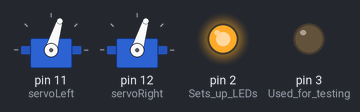
Bench run of a sketch on a simulated Arduino Uno, built with avr-gcc and run on an emulated ATmega328P. Shown: 2 × servo, output pins drawn as LEDs (lit = HIGH). What the sketch prints to the serial monitor is not drawn.

Above: at 0.05 s.
At 0.45 s:
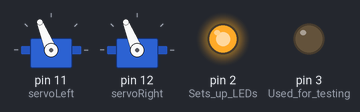
At 0.9 s:
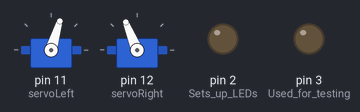
Timing chart, 0 to 3.0 s (numbered marks = the images above):
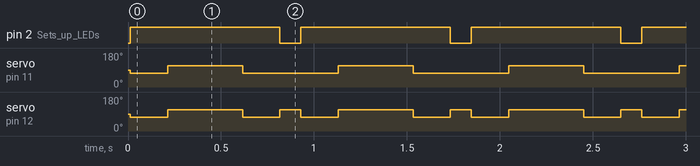

The sketch:

Line_Following.ino
```cpp
/*
 Robotics with the BOE Shield - ForwardLeftRightBackward
 Move forward, left, right, then backward for testing and tuning.
 Make sure the servo pins in the code match your own.

 WIDTH BETWEEN SENSORS : 3/4th of an inch.

 Notation of sensors -
  B = Black       W = White
  Letter position corresponds to position of sensor (left, middle, right)
All 3 detecting white =     W     W      W
                          Left  Middle  Right

*/

#include <Servo.h>                           // Include servo library

Servo servoLeft;                             // Declare left and right servos
Servo servoRight;

int count = 0;        //Used in checking number of hashes (Black T’s) crossed
int thrsh = 200;      //threshold value, anything above is considered black
int stdDelay = 10;      //Standard delay value

void setup()                                 // Built-in initialization block
{
  servoLeft.attach(11);                      // Attach left signal to P11
  servoRight.attach(12);                     // Attach right signal to P12
  int QTIPinL {49};     // Used for changing QTI pins
  int QTIPinM {51};
  int QTIPinR {53};

  pinMode(2, OUTPUT);   //Sets up LEDs
  pinMode(3, OUTPUT);   //Used for testing, you don’t really need it.

  Serial.begin(9600);     //Used for monitoring QTI sensor values
}

//FUNCTIONS

long rcTime(int pin) {      //Takes value of QTI sensor
  pinMode(pin, OUTPUT);
  digitalWrite(pin, HIGH);
  delayMicroseconds(230);
  pinMode(pin, INPUT);
  digitalWrite(pin, LOW);
  long time  = micros();
  while (digitalRead(pin));
  time = micros() - time;
  return time;
}

void turnLeft(int t) {        //Turns left for given t of milliseconds
  servoLeft.writeMicroseconds(1300);
  servoRight.writeMicroseconds(1300);
  delay(t);
}

void turnRight(int t) {         //Turns right for given t of milliseconds
  servoLeft.writeMicroseconds(1700);
  servoRight.writeMicroseconds(1700);
  delay(t);
}

void moveForward(int t) {     //Moves Forward for given t of milliseconds
  servoLeft.writeMicroseconds(1700);
  servoRight.writeMicroseconds(1300);
  delay(t);
}

void reverse(int t) {       //Reverses if checkForBlack returns false
  if (checkForBlack() == false) {
    digitalWrite(2, LOW);   //Turns off swivel LED, indicating bot is no longer swiveling
    servoLeft.writeMicroseconds(1300);
    servoRight.writeMicroseconds(1700);
    delay(t);
  }
}

  //Causes robot to do a little swivel, checking for black line
  //Used in case robot loses track of line (QTI sensors only detect white)
boolean checkForBlack() {
  digitalWrite(2,HIGH);      //Turns on swivel LED, indicating robot is looking for line.
  for (int i = 0; i < 2; i++) {   //Causes bot to swivel left
     turnLeft(100);     //Checks for black line each 100 milliseconds.
     if (rcTime(49) > thrsh || rcTime(51) > thrsh || rcTime(53) > thrsh) {
      return true;      //Loop can be adjusted to better look for line.
     }
  }
   for (int i = 0; i <4; i++) {   //Causes bot to swivel right
     turnRight(100);      //Checks for black line each 100 milliseconds.
     if (rcTime(49) > thrsh || rcTime(51) > thrsh || rcTime(53) > thrsh) {
      return true;
     }
  }
  turnLeft(200);      //Straightens out bot.
  return false;
}

void hashPoint() {      //Stops bot, checks to see position
  servoLeft.writeMicroseconds(1500);
  servoRight.writeMicroseconds(1500);
  digitalWrite(3, HIGH);    //Indicates a hash has been accounted for
  delay(1000);
  digitalWrite(3, LOW);
  count++;        //counts how many times a hash has passed
  if (count == 5) {     //Stops bot if 5 hashes has been passed
    servoLeft.detach();     //Useful for IDC to make sure
    servoRight.detach();    //seeker team doesn’t collide into other bots
  }
  else {          //if less than 5 hashes has been passed, bot keeps going.
    servoLeft.writeMicroseconds(1700);
    servoRight.writeMicroseconds(1300);
    delay(200);
  }
}


void loop()                                    // Main loop auto-repeats
{
  int l = rcTime(49);     //Takes QTI values and assigns to corresponding letter
  int m = rcTime(51);     //for every loop
  int r = rcTime(53);
  Serial.print(l);                  //prints QTI sensor values in neat format
  Serial.print(", ");
  Serial.print(m);
  Serial.print(", ");
  Serial.println(r);
  delay(stdDelay);    //standard delay used to read what’s being printed to monitor
  if(l < thrsh && m < thrsh && r < thrsh) { //checks to see if WWW
    reverse(100);
  }
  if(l < thrsh && m < thrsh && r > thrsh){  //checks to see if WWB
      turnRight(stdDelay);
  }
  if (l < thrsh && m > thrsh && r < thrsh){ //Checks to see if WBW
    moveForward(stdDelay);
  }
  if (l < thrsh && m > thrsh && r > thrsh){ //checks to see if WBB
    turnRight(stdDelay);
  }
  if (l > thrsh && m < thrsh && r < thrsh){ //checks to see if BWW
      turnLeft(stdDelay);
  }
  if (l > thrsh && m > thrsh && r < thrsh) {  //checks to see if BBW
    turnLeft(stdDelay);
  }
  if (l > thrsh && m > thrsh && r > thrsh) {  //Checks to see if BBB (Hash detected)
    hashPoint();
  }
}
```

Measured:
- by itself, pin 2 (Sets_up_LEDs): alternates HIGH for 0.81 s and LOW for 0.11 s
- by itself, servo on pin 11 (servoLeft): repeats every 0.92 s: 112° 0.40 s, 73° 0.51 s
- by itself, servo on pin 12 (servoRight): repeats every 0.92 s: 112° 0.40 s, 73° 0.20 s, 112° 0.11 s, 73° 0.20 s
